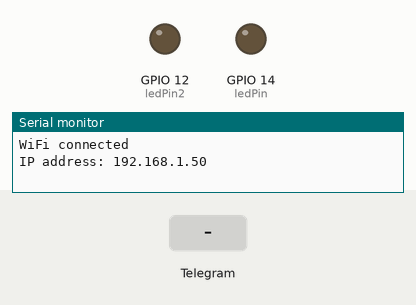
Simulated run of this sketch. Board: ESP32. On the bench: output pins drawn as LEDs (lit = HIGH), the last lines printed to the serial monitor. Inputs (shaded band) come from the test bench. WiFi joins after 1.5 s; servers stay silent unless stated.

Above: at 2.7 s.
2.8 s: Telegram message "/led_on" received
At 3.8 s:
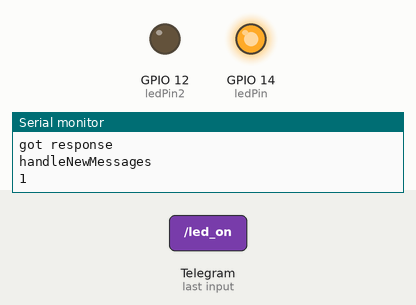
4.9 s: Telegram message "/led2_on" received
At 6.5 s:
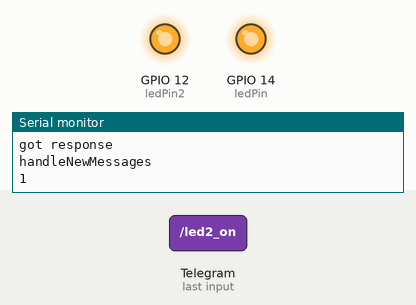
6.8 s: Telegram message "/led_off" received
At 8.0 s:
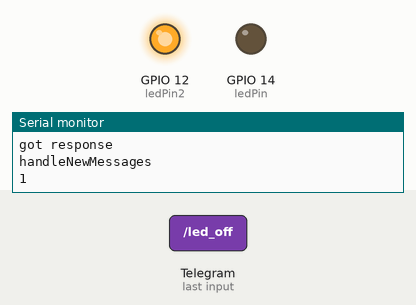
8.7 s: Telegram message "/led2_off" received
At 9.5 s:
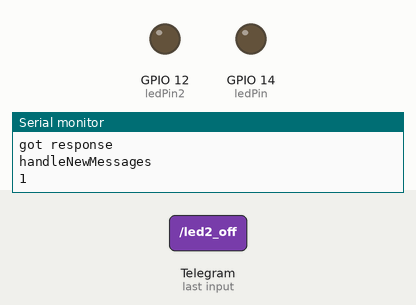
Timing chart, 0 to 11.6 s (numbered marks = the images above; inputs shaded):
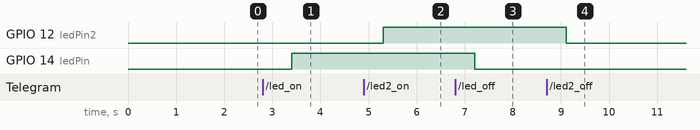

The sketch:

TelegramBot.ino
```cpp
#include <WiFi.h>
#include <WiFiClientSecure.h>
#include <UniversalTelegramBot.h>
#include <ArduinoJson.h>

#define BOT_TOKEN "408170660:AAHna1x7q0TUZB7cVpQt3hxJZskjcXUE7HM"
#define ledPin 14
#define ledPin2 12
bool ledState = LOW;
bool ledState2 = LOW;

const unsigned long BOT_MTBS = 1000; // mean time between scan messages
WiFiClientSecure secured_client;
UniversalTelegramBot bot(BOT_TOKEN, secured_client);

unsigned long bot_lasttime;          // last time messages' scan has been done
bool Start = false;

void handleNewMessages(int numNewMessages)
{
  Serial.println("handleNewMessages");
  Serial.println(String(numNewMessages));

  for (int i = 0; i < numNewMessages; i++)
  {
    String chat_id = bot.messages[i].chat_id;
    String text = bot.messages[i].text;

    String from_name = bot.messages[i].from_name;
    if (from_name == "")
      from_name = "Guest";

    if (text == "/send_test_action")
    {
      bot.sendChatAction(chat_id, "typing");
      delay(4000);
      bot.sendMessage(chat_id, "Did you see the action message?");
    }

    if (text == "/start")
    {
      String welcome = "Welcome to Universal Arduino Telegram Bot library, " + from_name + ".\n";
      welcome += "This is Chat Action Bot example.\n\n";
      welcome += "/send_test_action : to send test chat action message\n";
      welcome += "/led_on : to Lamp On\n";
      welcome += "/led_off : to Lamp Off\n";
      welcome += "/led2_on : to Lamp On\n";
      welcome += "/led2_off : to Lamp Off\n";
      welcome += "/state : to check Lamp\n";
      bot.sendMessage(chat_id, welcome);
    }

    if (text == "/led_on") {
      bot.sendMessage(chat_id, "LED state set to ON", "");
      ledState = HIGH;
      digitalWrite(ledPin, ledState);
    }

    if (text == "/led_off") {
      bot.sendMessage(chat_id, "LED state set to OFF", "");
      ledState = LOW;
      digitalWrite(ledPin, ledState);
    }

     if (text == "/led2_on") {
      bot.sendMessage(chat_id, "LED state set to ON", "");
      ledState2 = HIGH;
      digitalWrite(ledPin2, ledState2);
    }

    if (text == "/led2_off") {
      bot.sendMessage(chat_id, "LED state set to OFF", "");
      ledState2 = LOW;
      digitalWrite(ledPin2, ledState2);
    }

    if (text == "/state") {
      if (digitalRead(ledPin)){
        bot.sendMessage(chat_id, "LED is ON", "");
      }
      else{
        bot.sendMessage(chat_id, "LED is OFF", "");
      }
    }
  }
}

void setup() {
  // put your setup code here, to run once:
  Serial.begin(115200);
  WiFi.begin("Wokwi-GUEST", "", 6);

  secured_client.setCACert(TELEGRAM_CERTIFICATE_ROOT); // Add root certificate for api.telegram.org

  while (WiFi.status() != WL_CONNECTED) {
    delay(250);
  }
  pinMode(ledPin, OUTPUT);
  pinMode(ledPin2, OUTPUT);

  Serial.println("");
  Serial.println("WiFi connected");
  Serial.print("IP address: ");
  Serial.println(WiFi.localIP());
}

void loop() {
  if (millis() - bot_lasttime > BOT_MTBS)
  {
    int numNewMessages = bot.getUpdates(bot.last_message_received + 1);

    while (numNewMessages)
    {
      Serial.println("got response");
      handleNewMessages(numNewMessages);
      numNewMessages = bot.getUpdates(bot.last_message_received + 1);
    }

    bot_lasttime = millis();
  }
}
```

Measured:
- after the input at 2.8 s, GPIO 14 (ledPin): LOW → HIGH after 0.60 s
- after the input at 4.9 s, GPIO 12 (ledPin2): LOW → HIGH after 0.41 s
- after the input at 6.8 s, GPIO 14 (ledPin): HIGH → LOW after 0.41 s
- after the input at 8.7 s, GPIO 12 (ledPin2): HIGH → LOW after 0.41 s
